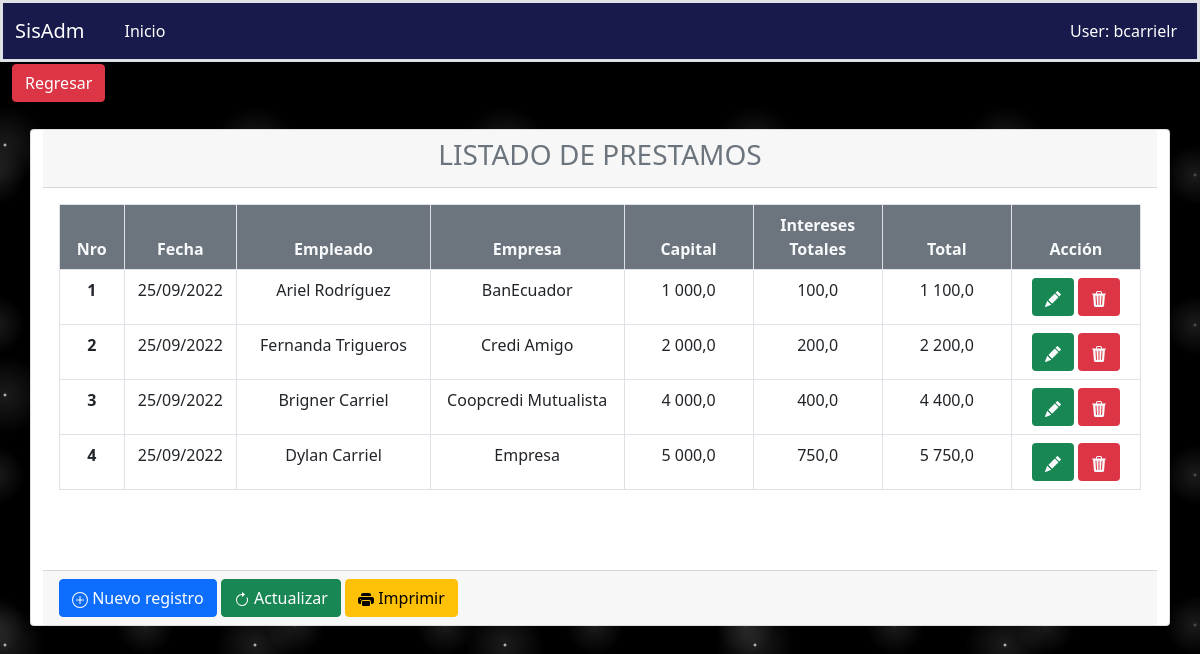
The page /novedades/lisprestamos on the database as committed earlier.
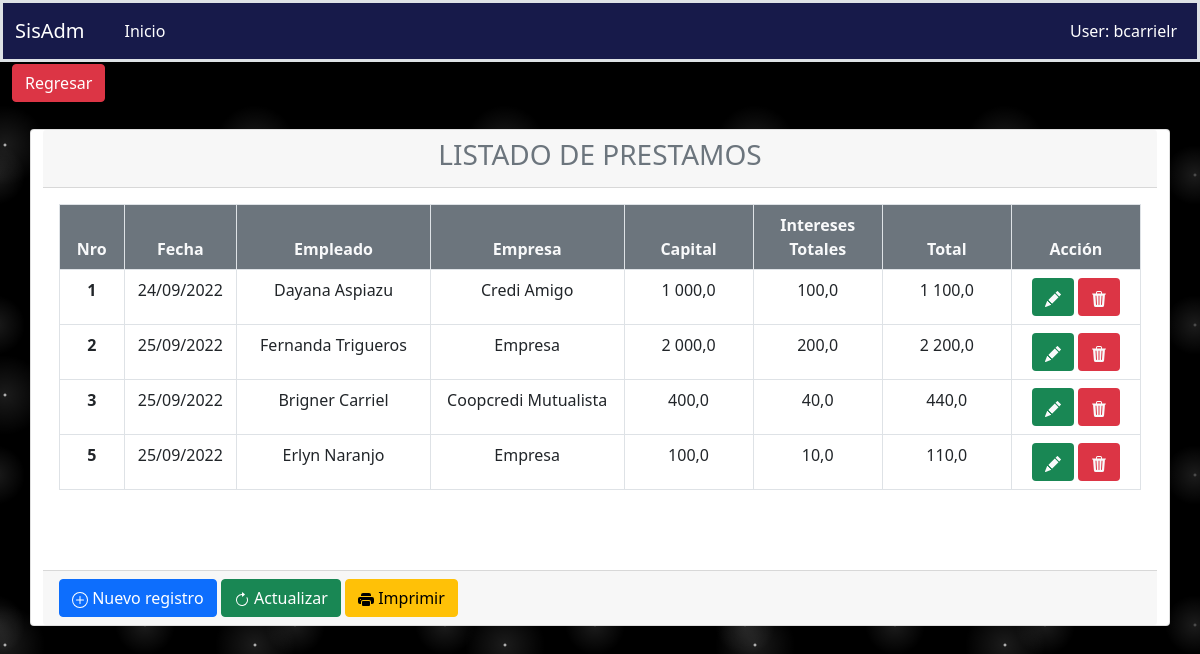
The same page on the database as committed later.
### aplicaciones/novedades/models.py (models this page shows, shortened)
class FacturaPrestamo(models.Model):
    id = models.AutoField(primary_key=True)
    capital = models.FloatField(blank=False, null=True ,default=0)
    motivo = models.CharField(max_length=1, choices=MOTIVO,default=MOTIVO[0][0], blank=True, null=True)
    cuotas = models.IntegerField(blank=False, null=True,default=1)
    interes = models.FloatField(blank=False, null=True,default=10)
    empleado = models.ForeignKey(Empleado, on_delete=models.CASCADE,unique=True)
    empresa = models.ForeignKey(Empresas, on_delete=models.CASCADE)
    totalinteres = models.FloatField(blank=False, null=True, default=0)
    total =models.FloatField(blank=False, null=True, default=0)
    fecha = models.DateField(default=now, blank=False, null=True)
    fechainicio= models.DateField(blank=False, null=True)
    class Meta:
        verbose_name = "Prestamo"
        verbose_name_plural = "Prestamos"
        ordering = ['id']

class Empleado(Base):
    nombres = models.CharField(max_length=200, unique=True)
    ruc = models.CharField(max_length=10, unique=True)
    direccion = models.TextField(blank=True, null=True, verbose_name='Dirección')
    genero = models.CharField(max_length=1, choices=GENERO,default=GENERO[0][0], blank=True, null=True)
    telefonos = models.CharField(max_length=10, blank=True, null=True, unique=True)
    email = models.CharField(max_length=100,unique=True)
    class Meta:
        verbose_name = "Empleado"
        verbose_name_plural = "Empleados"
        ordering = ['id']
    def __str__(self):
        return "{}".format(self.nombres)

class Empresas(Base):
    nombre = models.CharField(max_length=30,)
    direccion = models.CharField(max_length=100,)
    ruc = models.CharField(max_length=10)
    class Meta:
        verbose_name = "Empresa"
        verbose_name_plural = "Empresas"
        ordering = ['id']
    def __str__(self):
        return "{}".format(self.nombre)

### aplicaciones/novedades/views/prestamos/views.py (the view)
# urls.py: path('lisprestamos',lisPrestamos.as_view(), name="lisprestamos"),
class lisPrestamos(ListView):
    template_name = 'prestamos/lisprestamos.html'
    context_object_name = 'lisprestamos'
    model = FacturaPrestamo
    def get_context_data(self, **kwargs):
        context = super().get_context_data(**kwargs)
        context['url_anterior'] = '/novedades/menunovedades'
        context['listar_url'] = ''
        context['crear_url'] = '/novedades/crearprestamos'
        context['imprimir_url'] = '/novedades/pdf_prestamos'
        context['titulo'] = 'LISTADO DE PRESTAMOS'
        context['query'] = self.request.GET.get("query") or ""
        return context

### aplicaciones/novedades/templates/prestamos/lisprestamos.html (shortened to what this page needs)
{% extends 'consulta.html' %}
{% load static %}
{% block columns %}
    <tr class="text-center text-light  bg-secondary">
        <th scope="col" style="width: 5%;">Nro</th>
        <th scope="col" style="width: 5%;">Fecha</th>
        <th scope="col" style="width: 15%;">Empleado</th>
        <th scope="col" style="width: 15%;">Empresa</th>
        <th scope="col" style="width: 10%;">Capital</th>
        <th scope="col" style="width: 10%;">Intereses Totales</th>
        <th scope="col" style="width: 10%;">Total</th>
        <th scope="col" style="width: 10%;">Acción</th>
    </tr>
{% endblock %}
{% block rows %}
  {% for object in lisprestamos %}
          <tr class="text-center">
              <th scope="row">{{ object.id }}</th>
              <td>{{ object.fecha|date:"d/m/Y" }}</td>
              <td>{{ object.empleado }}</td>
              <td>{{ object.empresa }}</td>
              <td>{{ object.capital }}</td>
              <td>{{ object.totalinteres }}</td>
              <td>{{ object.total }}</td>
              <td>
                  <a class='btn text-light bg-success' href="{% url 'novedades:actualizarprestamos' object.id %}">
                        </a>
                  <a class='btn text-light bg-danger' href="{% url 'novedades:eliminarprestamos' object.id %}">
                  </a>
              </td>
          </tr>
    {% endfor %}
{% endblock %}

Rows that differ between the two databases and show on the page:
removed FacturaPrestamo: id "4", fecha "25/09/2022", empleado "Dylan Carriel", empresa "Empresa", capital "5 000,0", totalinteres "750,0", total "5 750,0"
changed FacturaPrestamo id 1: fecha "25/09/2022" → "24/09/2022"; empleado "Ariel Rodríguez" → "Dayana Aspiazu"; empresa "BanEcuador" → "Credi Amigo"
changed FacturaPrestamo "Fernanda Trigueros": empresa "Credi Amigo" → "Empresa"
changed FacturaPrestamo "Brigner Carriel": capital "4 000,0" → "400,0"; totalinteres "400,0" → "40,0"; total "4 400,0" → "440,0"
added FacturaPrestamo: id "5", fecha "25/09/2022", empleado "Erlyn Naranjo", empresa "Empresa", capital "100,0", totalinteres "10,0", total "110,0"
